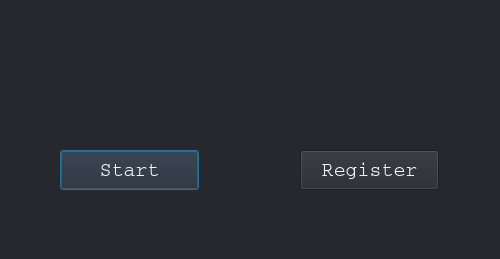
<?xml version="1.0" encoding="UTF-8"?>
<ui version="4.0">
 <class>R</class>
 <widget class="QDialog" name="R">
  <property name="enabled">
   <bool>true</bool>
  </property>
  <property name="geometry">
   <rect>
    <x>0</x>
    <y>0</y>
    <width>500</width>
    <height>259</height>
   </rect>
  </property>
  <property name="minimumSize">
   <size>
    <width>500</width>
    <height>259</height>
   </size>
  </property>
  <property name="maximumSize">
   <size>
    <width>700</width>
    <height>300</height>
   </size>
  </property>
  <property name="windowTitle">
   <string>Face Recognition Time Attendance App</string>
  </property>
  <property name="windowIcon">
   <iconset>
    <normaloff>:/icon/icon.png</normaloff>:/icon/icon.png</iconset>
  </property>
  <property name="styleSheet">
   <string notr="true">background-color: rgb(38, 40, 46);
</string>
  </property>
  <widget class="QLabel" name="logolabel">
   <property name="enabled">
    <bool>true</bool>
   </property>
   <property name="geometry">
    <rect>
     <x>0</x>
     <y>0</y>
     <width>511</width>
     <height>261</height>
    </rect>
   </property>
   <property name="styleSheet">
    <string notr="true">background-color: rgb(38, 40, 45);</string>
   </property>
   <property name="text">
    <string/>
   </property>
   <property name="pixmap">
    <pixmap>Untitled Design (6).png</pixmap>
   </property>
  </widget>
  <widget class="QWidget" name="layoutWidget">
   <property name="geometry">
    <rect>
     <x>60</x>
     <y>150</y>
     <width>139</width>
     <height>40</height>
    </rect>
   </property>
   <layout class="QHBoxLayout" name="horizontalLayout">
    <item>
     <widget class="QPushButton" name="runButton">
      <property name="maximumSize">
       <size>
        <width>250</width>
        <height>100</height>
       </size>
      </property>
      <property name="font">
       <font>
        <family>Courier</family>
        <pointsize>15</pointsize>
        <weight>9</weight>
        <italic>false</italic>
        <bold>false</bold>
       </font>
      </property>
      <property name="layoutDirection">
       <enum>Qt::LeftToRight</enum>
      </property>
      <property name="styleSheet">
       <string notr="true">color: rgb(122, 0, 0);
font: 75 15pt &quot;Courier&quot;;
color: rgb(255, 255, 255);
border-color: rgb(122, 0, 0);</string>
      </property>
      <property name="text">
       <string>Start</string>
      </property>
     </widget>
    </item>
   </layout>
  </widget>
  <widget class="QWidget" name="layoutWidget">
   <property name="geometry">
    <rect>
     <x>300</x>
     <y>150</y>
     <width>139</width>
     <height>40</height>
    </rect>
   </property>
   <layout class="QHBoxLayout" name="horizontalLayout_2">
    <item>
     <widget class="QPushButton" name="adminButton">
      <property name="maximumSize">
       <size>
        <width>250</width>
        <height>100</height>
       </size>
      </property>
      <property name="font">
       <font>
        <family>Courier</family>
        <pointsize>15</pointsize>
        <weight>9</weight>
        <italic>false</italic>
        <bold>false</bold>
       </font>
      </property>
      <property name="layoutDirection">
       <enum>Qt::LeftToRight</enum>
      </property>
      <property name="styleSheet">
       <string notr="true">color: rgb(122, 0, 0);
font: 75 15pt &quot;Courier&quot;;
color: rgb(255, 255, 255);
border-color: rgb(122, 0, 0);</string>
      </property>
      <property name="text">
       <string>Register</string>
      </property>
     </widget>
    </item>
   </layout>
  </widget>
 </widget>
 <resources>
  <include location="resource.qrc"/>
 </resources>
 <connections/>
</ui>
